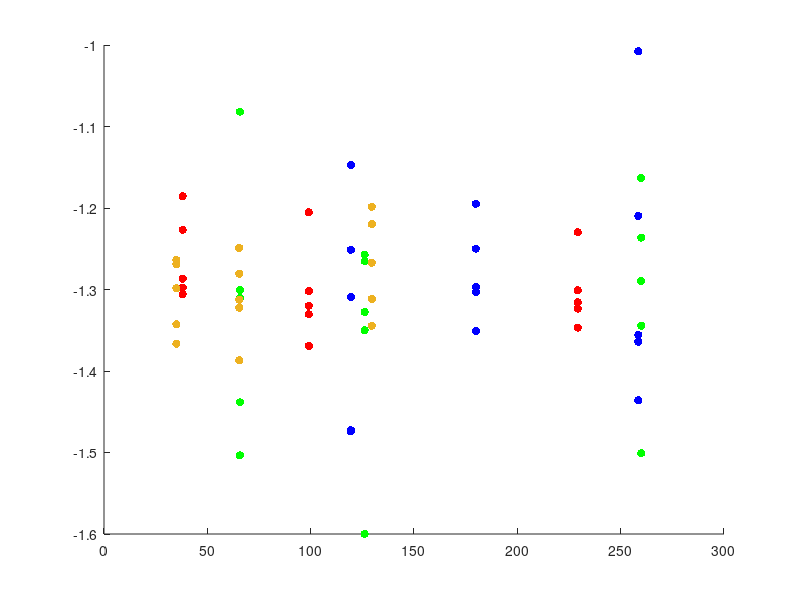

Write the MATLAB code that produced this figure. (Note: this script raises an error after producing the figure.)
hold on

xMin = 0;
xMax = 300;
trueAns =  0.050517739675965403825070045072481;
yMin = -20;
yMax = 0;
X = 1:xMax;

TwoLvlMCX = [38.0781,38.0781,38.0781,38.0781,38.0781,...
    99.125,99.125,99.125,99.125,99.125,...
    229.2969,229.2969,229.2969,229.2969,229.2969,...
             ];
        
TwoLvlMCY = [0.049455555555555555555555555555556, 0.059311111111111111111111111111111, 0.065222222222222222222222222222222, 0.050388888888888888888888888888889, 0.051688888888888888888888888888889,...
             0.049893750000000000599520433297585, 0.042731249999999998401278844539775, 0.047875, 0.062325, 0.046731250000000001953992523340276,...
             0.05, 0.047488, 0.045012000000000003396838366143129, 0.048331999999999999961808327952895, 0.05892,...
            ];
        
TwoLvlMCYMean = arrayfun(@(i) mean(TwoLvlMCY((5*i-4):(5*i))), 1:(length(TwoLvlMCY)/5));

OneLvlISX = [65.7969,65.7969,65.7969,65.7969,65.7969,...
    126.125,126.125,126.125,126.125,126.125,...
    259.8906,259.8906,259.8906,259.8906,259.8906,...
            ];
        
OneLvlISY = [0.082848901118392909159737769186904, 0.048902932030859283529800052292558, 0.05008303586563093295902504564765, 0.036433091267532975721099575139306, 0.031363595813359367026063040384543,...
              0.025125596493889110205621761906514, 0.055310302231341756939997367226169, 0.05430223014681323512320432200795, 0.047026425309647394701340061828887, 0.044673567023197482961371918008808,...
             0.058039508426581870592642076189804, 0.068663765771957832595440152090305, 0.045254948777922882063862175527902, 0.031554411376366879593557968064488, 0.051349933226835897670525810099207,...
            ];

OneLvlISYMean = arrayfun(@(i) mean(OneLvlISY((5*i-4):(5*i))), 1:(length(OneLvlISY)/5));

TwoLvlISX = [119.4844,119.4844,119.4844,119.4844,119.4844,...
    179.9688,179.9688,179.9688,179.9688,179.9688,...
    258.5,258.5,258.5,258.5,258.5,...
            ];
        
TwoLvlISY = [0.071293466784957806869904572977248, 0.033565538380284622166360719575096, 0.033666961575646706106290650950541, 0.049090357506182208391365406896512, 0.056088681014997421314660641655792,...
             0.056251933620187627438369304400112, 0.063860925529370643483062508494186, 0.050459223721895873904230711559649, 0.044591054102637313338863833678261, 0.049765685702545650603845217574417,...
            0.061704521202097580012679856054092, 0.043245250868252135822977777479537, 0.036639107887021571396957142496831, 0.044088673225660922339042002704446, 0.098245420160771868012261620606296,...
         ];

TwoLvlISYMean = arrayfun(@(i) mean(TwoLvlISY((5*i-4):(5*i))), 1:(length(TwoLvlISY)/5));

OneLvlISEX = [35,35,35,35,35,...
    65.3906,65.3906,65.3906,65.3906,65.3906,...
    129.6094,129.6094,129.6094,129.6094,129.6094,...
            ];
        
OneLvlISEY = [0.045411328614604576370261668216699, 0.054468649289110666888991119094499, 0.053802016966886204163422746660217, 0.050286359015864194599298997445658, 0.043020420983031118500328204845573,...
    0.05242082173499312824915818964655, 0.048702366239058651753435214004639, 0.041020758113333444239145819665282, 0.056365197001971747980952898160467, 0.047611810407888380258789595700364,...
    0.048797436791603907013659124913829, 0.063317483926379300451792175863375, 0.045245640107688847586508984477405, 0.060292955715244581083034347557259, 0.054065461958817701004775813089509,...
            ];

OneLvlISEYMean = arrayfun(@(i) mean(OneLvlISEY((5*i-4):(5*i))), 1:(length(OneLvlISEY)/5));

% GISX = [60.3438,60.3438,60.3438,60.3438,60.3438,...
%     108.5469,108.5469,108.5469,108.5469,108.5469,...
%     190.6719,190.6719,190.6719,190.6719,190.6719,...
%             ];
%         
% GISY = [0.0000018518790543539931139205420226879, 0.0000010843753406799466554251464359138, 0.000001517626481718590258703925795214, 0.0000035291751196630600151057932656329, 0.0000011644412036050162446190444145988,...
%     0.0000010700504773142563830331999014112, 0.0000020301899674927425532824833837031, 0.0000011754020564271507184265358469943, 0.0000018084625351093748958625608350137, 0.000012640874810575461755120241225114,...
%     0.0000033332855184090179223479859238477, 0.000002395195429610531391784655416699, 0.0000022712079026664375088493189047689, 0.0000029000361148108863511133927171048, 0.0000063017344243581057205787730735036,...
%             ];
% 
% GISYMean = arrayfun(@(i) mean(GISY((5*i-4):(5*i))), 1:(length(GISY)/5));

s1 = scatter(TwoLvlMCX,log10(TwoLvlMCY),'r', 'filled');
s2 = scatter(OneLvlISX,log10(OneLvlISY),'g', 'filled');
s4 = scatter(OneLvlISEX,log10(OneLvlISEY),'black', 'filled');
s3 = scatter(TwoLvlISX,log10(TwoLvlISY),'b', 'filled');
% s5 = scatter(GISX,log(GISY),'y', 'filled');
%alpha(s1,0.4);
%alpha(s2,0.4);
%alpha(s3,0.4);

%plot(unique(TwoLvlMCX),TwoLvlMCYMean,'r','LineWidth',3)
%plot(unique(OneLvlISX),OneLvlISYMean,'g','LineWidth',3)
%plot(unique(TwoLvlISX),TwoLvlISYMean,'b','LineWidth',3)
r1 = refline(0,log10(trueAns));
r1.Color = 'r';
r1.LineStyle = '--';

% legend('2LvlMC','1LvlISZ','1LvlISE','2LvlIS','GlassermanIS','True Ans');
legend('2LvlMC','1LvlISZ','1LvlISE','2LvlIS','True Ans', 'location','southeast');
xlabel('Runtime (Seconds)');
ylabel('log(P(L > l))');
axis([xMin,xMax,yMin,yMax]);

hold off
